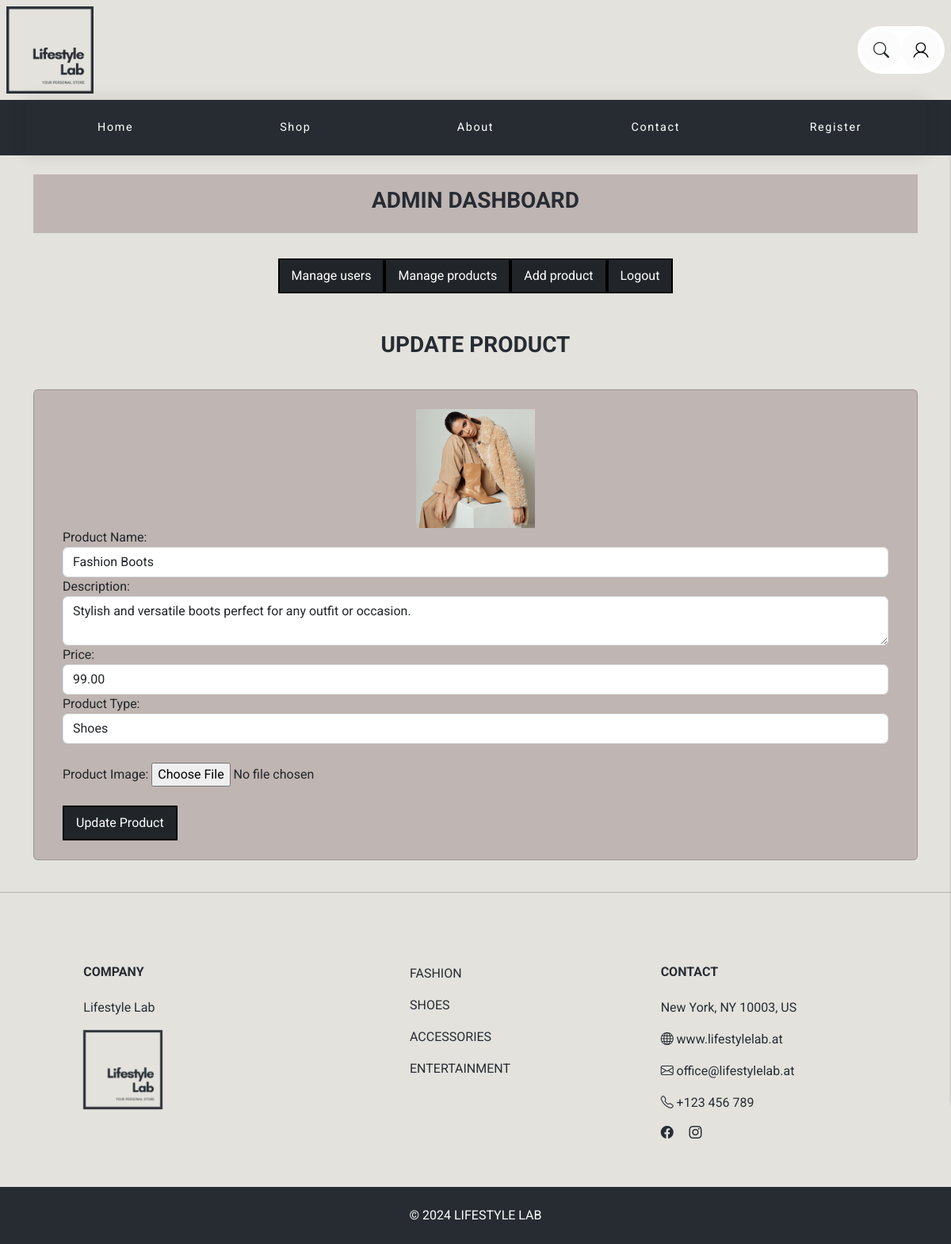
The app's page /product_update.php?id=1 with its own data.
### tables this page shows
CREATE TABLE `product` (
  `id` int(11) NOT NULL,
  `name` varchar(50) NOT NULL,
  `description` varchar(255) DEFAULT NULL,
  `price` decimal(12,2) NOT NULL,
  `img` varchar(255) DEFAULT NULL,
  `fk_type` int(11) DEFAULT NULL,
  `fk_status` int(11) DEFAULT NULL
);

### product_update.php (the view, shortened to what this page needs)
<?php
require_once './php_db/query.php';
$id = $_GET["id"];
$sql = "SELECT * FROM `product` WHERE id = {$id}";
$result = mysqli_query($connect, $sql);
$row = mysqli_fetch_assoc($result);
?>
<!DOCTYPE html>
<html lang="en">
<head>
</head>
<body>
    <?php include '_navbar.php' ?>
    <?php include '_navbardash.php' ?>
    <div class="container mt-4">
        <div class="container text-center p-3 mb-3">
            <h3 class="">UPDATE PRODUCT</h3>
        </div>
        <div class="card container bg-body-custom">
            <div class="container p-4">
                <div class="text-center">
                    <img src="images/product/<?= htmlspecialchars($row["img"]) ?>" alt="Product Image" width="150">
                </div>
                <form method="post" enctype="multipart/form-data">
                    <div class="form-group">
                        <label for="name">Product Name:</label>
                        <input type="text" class="form-control" id="name" placeholder="Product name" name="name" value="<?= htmlspecialchars($row["name"]) ?>" required>
                    </div>
                    <div class="form-group">
                        <label for="description">Description:</label>
                        <textarea class="form-control" id="description" placeholder="Product description" name="description" required><?= htmlspecialchars($row["description"]) ?></textarea>
                    </div>
                    <div class="form-group">
                        <label for="price">Price:</label>
                        <input type="number" class="form-control" id="price" placeholder="Product price" name="price" value="<?= htmlspecialchars($row["price"]) ?>" required step="0.01">
                    </div>
                    <div class="form-group">
                        <label for="type">Product Type:</label>
                        <select class="form-control" id="type" name="type">
                            <option value="2" <?= $row["fk_type"] == 2 ? "selected" : "" ?>>Shoes</option>
                        </select>
                    </div>
                    <br>
                    <div class="form-group">
                        <label for="picture">Product Image:</label>
                        <input type="file" class="form-control-file" id="picture" name="picture">
                    </div>
                    <br>
                    <button class="btn btn-dark" type="submit" name="update">Update Product</button>
                </form>
            </div>
        </div>
    </div>
</body>
</html>

### css/style.css (style rules this page uses)
body { font-family: "Roboto", sans-serif; font-weight: 400; font-style: normal; color: #272c33; background-color: #E3e2dd; }
h3,h6 { font-family: "Roboto", sans-serif; font-weight: 700; font-style: normal; }
.btn { padding: 8px 15px 8px 15px; border-radius: 0 !important; }
.btn-dark { border: 2px solid black; color: white; }
.container, p, h1, h2, h3, h4, h5, h6 { animation: fadeInUp 1s ease forwards; }
.btn { animation: fadeInUp 1s ease forwards; }
.card { animation: fadeInUp 1s ease forwards; }
.bg-body-custom { background-color: #bfb5b2; }
section { padding-top: 50px; padding-bottom: 50px; z-index: 2; position: relative; }
.footext2 { font-family: "Roboto", sans-serif; font-weight: 400; font-style: normal; color: #272c33; text-decoration: none; text-transform: uppercase; }
.text-white { text-decoration: none; text-transform: uppercase; }

### css/nav.css (style rules this page uses)
:root { --gap: 2rem; }
a { text-decoration: none; }

### records on screen
product: img (picture), name "Fashion Boots", description "Stylish and versatile boots perfect for any outfit or occasion.", price "99.00", type "Shoes"
